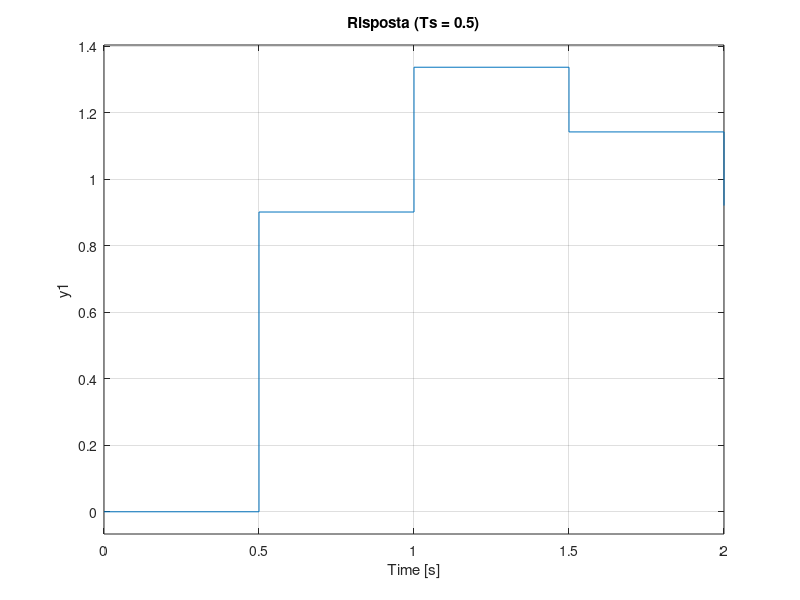

Recreate this plot in MATLAB.
% Analisi della Stabilità al variare di Ts e dei Poli
clear; clc; close all;

% Parametri del sistema continuo di partenza (oscillatorio)
wn = 10; 
z = 0.1; 
sys_c = tf(wn^2, [1, 2*z*wn, wn^2]);

% Tempi di campionamento da confrontare
Ts_values = [0.02, 0.1, 0.5]; % Veloce, Medio, Lento

figure('Color', 'w', 'Position', [100, 100, 1000, 400]);

for i = 1:length(Ts_values)
    Ts = Ts_values(i);
    sys_d = c2d(sys_c, Ts, 'zoh');
    
    % Subplot per la mappa Poli-Zeri
    subplot(2, 3, i);
    hold on;
    % Disegna cerchio unitario
    th = linspace(0, 2*pi, 100);
    plot(cos(th), sin(th), 'k--'); 
    pzmap(sys_d);
    title(['Mappa Z (Ts = ', num2str(Ts), ')']);
    axis equal;
    
    % Subplot per la risposta al gradino
    subplot(2, 3, i+3);
    step(sys_d, 2);
    title(['Risposta (Ts = ', num2str(Ts), ')']);
    grid on;
end
